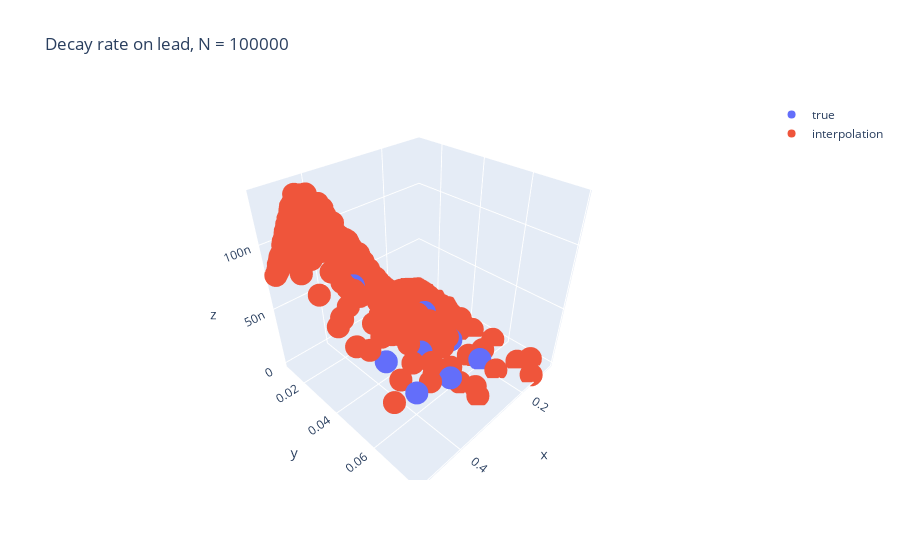

Notebook source saved alongside this figure:
### Code cell
import plotly.graph_objects as go
# Create figure
fig = go.Figure()

fig.add_trace(
    go.Scatter3d(x=aux_m4.flatten(), y=aux_mzprime.flatten(), z=aux_gamma.flatten(), name="true", mode='markers')
)

fig.add_trace(
    go.Scatter3d(x=m4_values, y=mz_values, z=gamma_values, name="interpolation", mode='markers')
)

fig.update_layout(
    title=f'Decay rate on lead, N = {n_evt}',
    xaxis_title=labels['x'],
    yaxis_title=labels['y'],
    # zaxis_title=labels['z'],
)
fig.show()

### Figure 1 — Plotly figure (JSON) as saved in the notebook; plotly's stock layout.template omitted (floating-point values rounded to 4 significant figures; data arrays with more than 128 entries replaced by an {"elided": "..."} marker saying what was removed)
{"data": [{"mode": "markers", "name": "true", "type": "scatter3d", "x": [0.2, 0.2, 0.2, 0.3, 0.3, 0.3, 0.4, 0.4, 0.4], "y": [0.03, 0.045, 0.06, 0.03, 0.045, 0.06, 0.03, 0.045, 0.06], "z": [1.413e-08, 3.071e-09, 1.771e-09, 2.598e-08, 1.191e-08, 6.622e-09, 7.253e-08, 2.48e-08, 1.713e-08]}, {"mode": "markers", "name": "interpolation", "type": "scatter3d", "x": {"elided": "747 float values"}, "y": {"elided": "747 float values"}, "z": {"elided": "747 float values"}}], "layout": {"title": {"text": "Decay rate on lead, N = 100000"}, "xaxis": {"title": {"text": "m_4 [GeV]"}}, "yaxis": {"title": {"text": "m_Z [GeV]"}}}}
